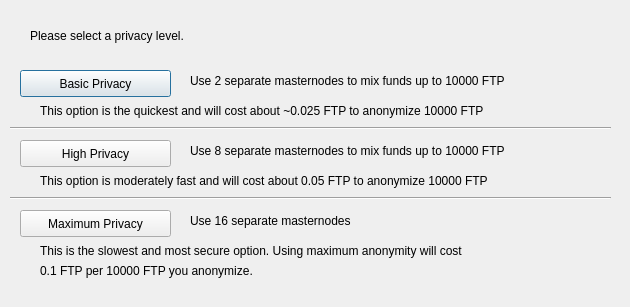
<?xml version="1.0" encoding="UTF-8"?>
<ui version="4.0">
 <class>ObfuscationConfig</class>
 <widget class="QDialog" name="ObfuscationConfig">
  <property name="geometry">
   <rect>
    <x>0</x>
    <y>0</y>
    <width>630</width>
    <height>307</height>
   </rect>
  </property>
  <property name="windowTitle">
   <string>Configure Obfuscation</string>
  </property>
  <widget class="QPushButton" name="buttonBasic">
   <property name="geometry">
    <rect>
     <x>20</x>
     <y>70</y>
     <width>151</width>
     <height>27</height>
    </rect>
   </property>
   <property name="text">
    <string>Basic Privacy</string>
   </property>
  </widget>
  <widget class="QPushButton" name="buttonHigh">
   <property name="geometry">
    <rect>
     <x>20</x>
     <y>140</y>
     <width>151</width>
     <height>27</height>
    </rect>
   </property>
   <property name="text">
    <string>High Privacy</string>
   </property>
  </widget>
  <widget class="QPushButton" name="buttonMax">
   <property name="geometry">
    <rect>
     <x>20</x>
     <y>210</y>
     <width>151</width>
     <height>27</height>
    </rect>
   </property>
   <property name="text">
    <string>Maximum Privacy</string>
   </property>
  </widget>
  <widget class="QLabel" name="label">
   <property name="geometry">
    <rect>
     <x>30</x>
     <y>20</y>
     <width>571</width>
     <height>31</height>
    </rect>
   </property>
   <property name="text">
    <string>Please select a privacy level.</string>
   </property>
  </widget>
  <widget class="QLabel" name="label_2">
   <property name="geometry">
    <rect>
     <x>190</x>
     <y>70</y>
     <width>421</width>
     <height>21</height>
    </rect>
   </property>
   <property name="text">
    <string>Use 2 separate masternodes to mix funds up to 10000 FTP</string>
   </property>
  </widget>
  <widget class="QLabel" name="label_3">
   <property name="geometry">
    <rect>
     <x>190</x>
     <y>140</y>
     <width>411</width>
     <height>21</height>
    </rect>
   </property>
   <property name="text">
    <string>Use 8 separate masternodes to mix funds up to 10000 FTP</string>
   </property>
  </widget>
  <widget class="QLabel" name="label_4">
   <property name="geometry">
    <rect>
     <x>190</x>
     <y>210</y>
     <width>421</width>
     <height>21</height>
    </rect>
   </property>
   <property name="text">
    <string>Use 16 separate masternodes</string>
   </property>
  </widget>
  <widget class="QLabel" name="label_6">
   <property name="geometry">
    <rect>
     <x>40</x>
     <y>100</y>
     <width>561</width>
     <height>21</height>
    </rect>
   </property>
   <property name="text">
    <string>This option is the quickest and will cost about ~0.025 FTP to anonymize 10000 FTP</string>
   </property>
  </widget>
  <widget class="QLabel" name="label_7">
   <property name="geometry">
    <rect>
     <x>40</x>
     <y>170</y>
     <width>561</width>
     <height>21</height>
    </rect>
   </property>
   <property name="text">
    <string>This option is moderately fast and will cost about 0.05 FTP to anonymize 10000 FTP</string>
   </property>
  </widget>
  <widget class="QLabel" name="label_8">
   <property name="geometry">
    <rect>
     <x>40</x>
     <y>240</y>
     <width>561</width>
     <height>21</height>
    </rect>
   </property>
   <property name="text">
    <string>This is the slowest and most secure option. Using maximum anonymity will cost</string>
   </property>
  </widget>
  <widget class="QLabel" name="label_9">
   <property name="geometry">
    <rect>
     <x>40</x>
     <y>260</y>
     <width>561</width>
     <height>21</height>
    </rect>
   </property>
   <property name="text">
    <string>0.1 FTP per 10000 FTP you anonymize.</string>
   </property>
  </widget>
  <widget class="Line" name="line">
   <property name="geometry">
    <rect>
     <x>10</x>
     <y>120</y>
     <width>601</width>
     <height>16</height>
    </rect>
   </property>
   <property name="orientation">
    <enum>Qt::Horizontal</enum>
   </property>
  </widget>
  <widget class="Line" name="line_2">
   <property name="geometry">
    <rect>
     <x>10</x>
     <y>190</y>
     <width>601</width>
     <height>16</height>
    </rect>
   </property>
   <property name="orientation">
    <enum>Qt::Horizontal</enum>
   </property>
  </widget>
 </widget>
 <resources/>
 <connections/>
</ui>
